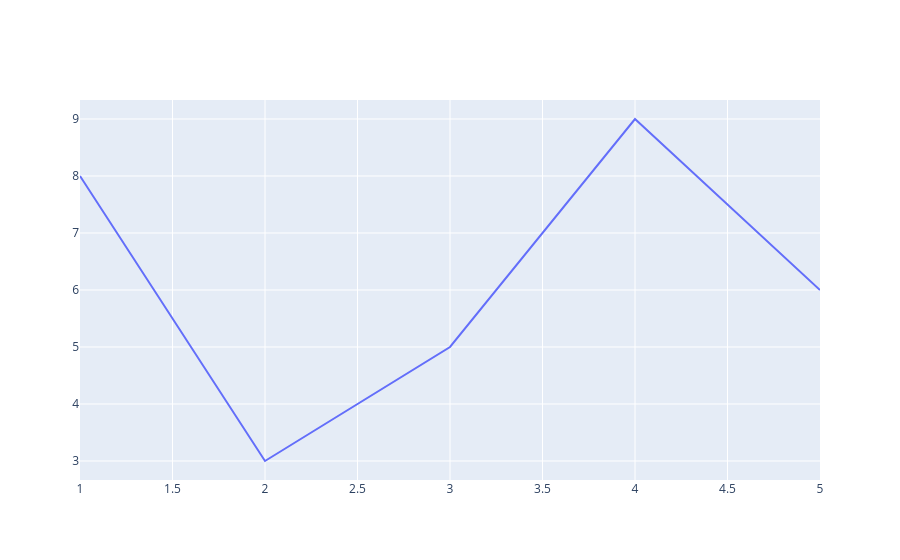

The notebook cell this image was saved under:
### Code cell
#for line chart
fig = go.Figure()
fig.add_trace(go.Scatter(x = [1,2,3,4,5] , y = [8,3,5,9,6], mode = 'lines'))

### Figure 1 — Plotly figure (JSON) as saved in the notebook; plotly's stock layout.template omitted (floating-point values rounded to 4 significant figures)
{"data": [{"mode": "lines", "type": "scatter", "x": [1, 2, 3, 4, 5], "y": [8, 3, 5, 9, 6]}], "layout": {}}
